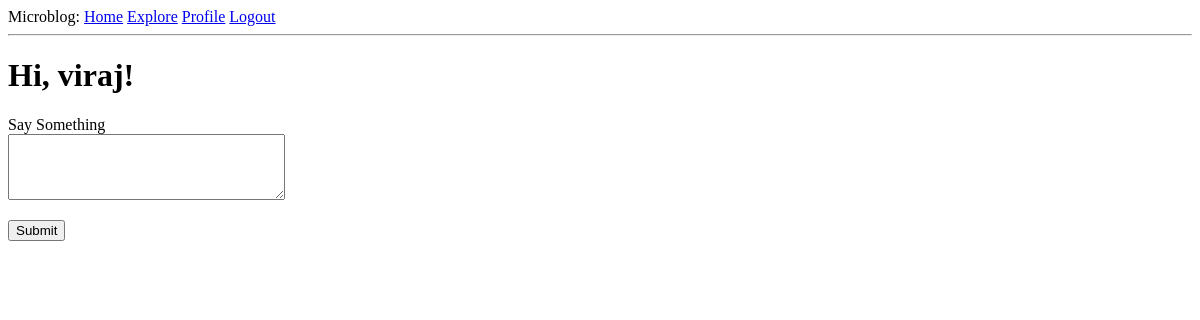
The app's page /index (signed in), older data.
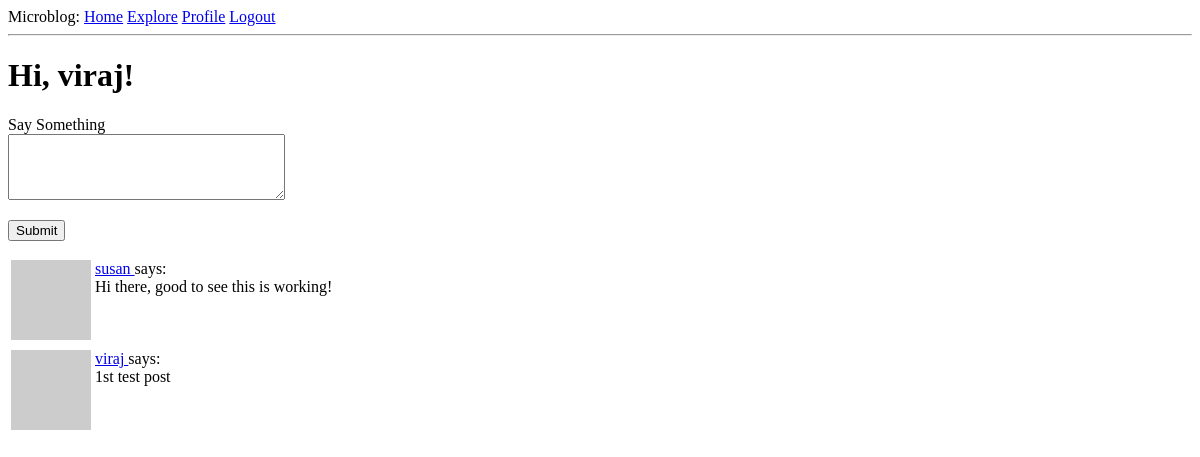
The same page, newer data.
### app/models.py (models this page shows, shortened)
class Post(db.Model):
  id = db.Column(db.Integer, primary_key=True)
  body = db.Column(db.String(140))
  timestamp = db.Column(db.DateTime, index=True, default=datetime.utcnow)
  user_id = db.Column(db.Integer, db.ForeignKey('user.id'))

class User(UserMixin, db.Model):
  id = db.Column(db.Integer, primary_key=True)
  username = db.Column(db.String(64), index=True, unique=True)
  email = db.Column(db.String(120), index=True, unique=True)
  password_hash = db.Column(db.String(128))
  posts = db.relationship('Post', backref='author', lazy='dynamic')
  about_me = db.Column(db.String(140))
  last_seen = db.Column(db.DateTime, default=datetime.utcnow)
  followed = db.relationship('User',
                             secondary=followers,
                             primaryjoin=(followers.c.follower_id == id),
                             secondaryjoin=(followers.c.followed_id == id),
                             backref=db.backref('followers', lazy='dynamic'),
                             lazy='dynamic')
  def avatar(self, size):
    digest = md5(self.email.lower().encode('utf-8')).hexdigest()
    return 'https://gravatar.com/avatar/{}?d=identicon&s={}'.format(
      digest, size)
  def followed_posts(self):
    followed = Post.query.join(
      followers, (followers.c.followed_id == Post.user_id)
    ).filter(
      followers.c.follower_id == self.id
    )
    own = Post.query.filter_by(user_id = self.id)
    return followed.union(own).order_by(Post.timestamp.desc())

### app/routes.py (the view)
@app.route("/", methods=['GET', 'POST'])
@app.route("/index", methods=['GET', 'POST'])
@login_required
def index():
  form = PostForm()
  if form.validate_on_submit():
    post = Post(body=form.post.data, author=current_user)
    db.session.add(post)
    db.session.commit()
    flash('Your post is now live!')
    return redirect(url_for('index'))
  page = request.args.get('page', 1, type=int)
  posts = current_user.followed_posts().paginate(page = page, per_page=app.config['POSTS_PER_PAGE'], error_out=False)
  next_url = url_for('index', page=posts.next_num) \
        if posts.has_next else None
  prev_url = url_for('index', page=posts.prev_num) \
        if posts.has_prev else None
  return render_template("index.html", title="Home Page", form=form, posts=posts.items, next_url = next_url, prev_url=prev_url)

### app/forms.py
class PostForm(FlaskForm):
  post = TextAreaField('Say Something',
                       validators=[DataRequired(),
                                   Length(min=1, max=140)])
  submit = SubmitField('Submit')

### app/models.py (called while the page is built)
@login.user_loader
def load_user(id):
  return User.query.get(int(id))

### app/routes.py (called while the page is built)
@app.before_request
def before_request():
  if current_user.is_authenticated:
    current_user.last_seen = datetime.utcnow()
    db.session.commit()

### app/templates/index.html (shortened to what this page needs)
{% extends 'base.html' %}
{% block content %}
  <h1>Hi, {{current_user.username}}!</h1>
{% if form %}
<form action="" method="post">
  <p>
    {{form.post.label}}  <br>
    {{form.post(cols=32, rows=4)}} <br>
  </p>
  <p>{{ form.submit() }}</p>
</form>
{% endif %}
  {% for post in posts %}
    {% include '_post.html' %}
  {% endfor %}
{% endblock %}

### app/templates/_post.html
<table>
  <tr valign="top">
    <td><img src="{{ post.author.avatar(36) }}" alt=""></td>
    <td>
      <a href="{{url_for('user',username=post.author.username)}}">
      {{ post.author.username }}
      </a>
        says: <br>{{ post.body }}</td>
  </tr>
</table>

Row changes from the older to the newer data that the page shows:
added Post: author.username "susan", body "Hi there, good to see this is working!"
added Post: author.username "viraj", body "1st test post"
